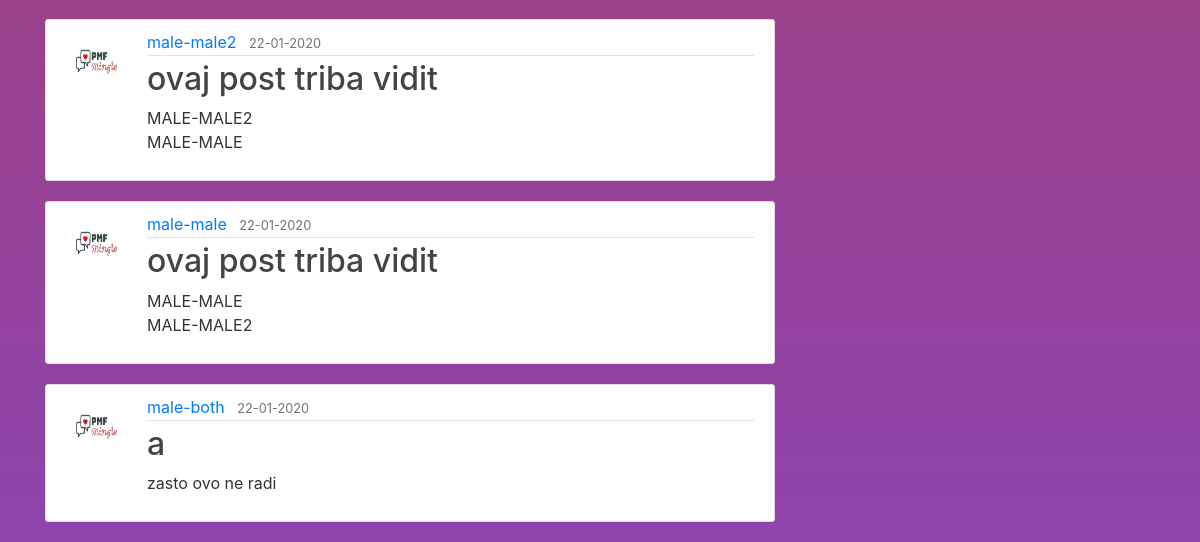
The page /home (signed in, lower part) on the database as committed earlier.
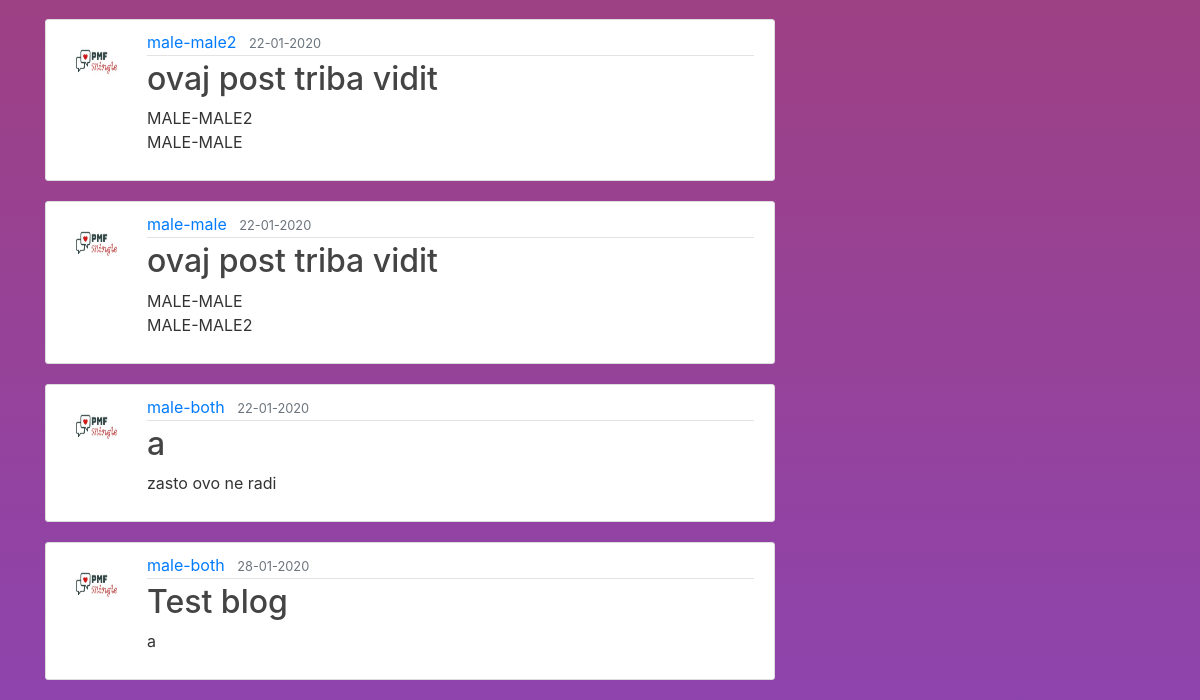
The same page on the database as committed later.
### datingapp/models.py (models this page shows, shortened)
class Post(db.Model):
    id = db.Column(db.Integer, primary_key=True)
    title = db.Column(db.String(100), nullable=False)
    date_posted = db.Column(db.DateTime, nullable=False,
                            default=datetime.utcnow)
    content = db.Column(db.Text, nullable=False)
    user_id = db.Column(db.Integer, db.ForeignKey('user.id'), nullable=False)

class User(db.Model, UserMixin):
    id = db.Column(db.Integer, primary_key=True)
    username = db.Column(db.String(20), unique=True, nullable=False)
    email = db.Column(db.String(120), unique=True, nullable=False)
    image_file = db.Column(db.String(20), nullable=False,
                           default='default.jpg')
    password = db.Column(db.String(60), nullable=False)
    gender = db.Column(db.String(20), nullable=False)
    preference = db.Column(db.String(20), nullable=False)
    posts = db.relationship('Post', backref='author', lazy=True)

### datingapp/routes.py (the view)
@app.route("/")
@app.route("/home")
def home():
    posts = Post.query.all()
    return render_template('home.html', posts=posts)

### datingapp/models.py (called while the page is built)
@login_manager.user_loader
def load_user(user_id):
    return User.query.get(int(user_id))

### datingapp/templates/home.html (shortened to what this page needs)
{% extends "layout.html" %}
{% block content %}
    {% for post in posts %}
    {% if current_user.preference == 'Both' %}
      {% if ((post.author.gender == 'Female') or (post.author.gender == 'Male')) and ((post.author.preference == current_user.gender) or (post.author.preference == 'Both')) %}
          <article class="media content-section">
            <img class="rounded-circle article-img" src="{{ url_for('static', filename='profile_pics/' + post.author.image_file) }}">
            <div class="media-body">
              <div class="article-metadata">
                <a class="mr-2" href="#">{{ post.author.username }}</a>
                <small class="text-muted">{{ post.date_posted.strftime('%d-%m-%Y') }}</small>
              </div>
              <h2><a class="article-title" href="{{ url_for('post', post_id=post.id) }}">{{ post.title }}</a></h2>
              <p class="article-content">{{ post.content }}</p>
            </div>
          </article>
        {% endif %}
    {% endif %}
    {% endfor %}
{% endblock content %}

### datingapp/templates/layout.html (shortened to what this page needs)
<!DOCTYPE html>
<html>
<head>
    <link rel="stylesheet" href="https://maxcdn.bootstrapcdn.com/bootstrap/4.0.0/css/bootstrap.min.css">
    <link rel="stylesheet" type="text/css" href="{{ url_for('static', filename='main.css') }}">
</head>
<body>
    <main role="main" class="container">
      <div class="row">
        <div class="col-md-8">
          {% block content %}{% endblock %}
    </main>
</body>
</html>

### datingapp/static/main.css (style rules this page uses)
body { background: linear-gradient( #c0392b, #8e44ad); color: #333333; margin-top: 5rem; }
h1, h2, h3, h4, h5, h6 { color: #444444; }
.content-section { background: #ffffff; padding: 10px 20px; border: 1px solid #dddddd; border-radius: 3px; margin-bottom: 20px; }
.article-title { color: #444444; }
.article-content { white-space: pre-line; }
.article-img { height: 65px; width: 65px; margin-right: 16px; }
.article-metadata { padding-bottom: 1px; margin-bottom: 4px; border-bottom: 1px solid #e3e3e3; }

Rows that differ between the two databases and show on the page:
added Post: image_file (placeholder picture), author.username "male-both", date_posted "28-01-2020", title "Test blog", content "a"
